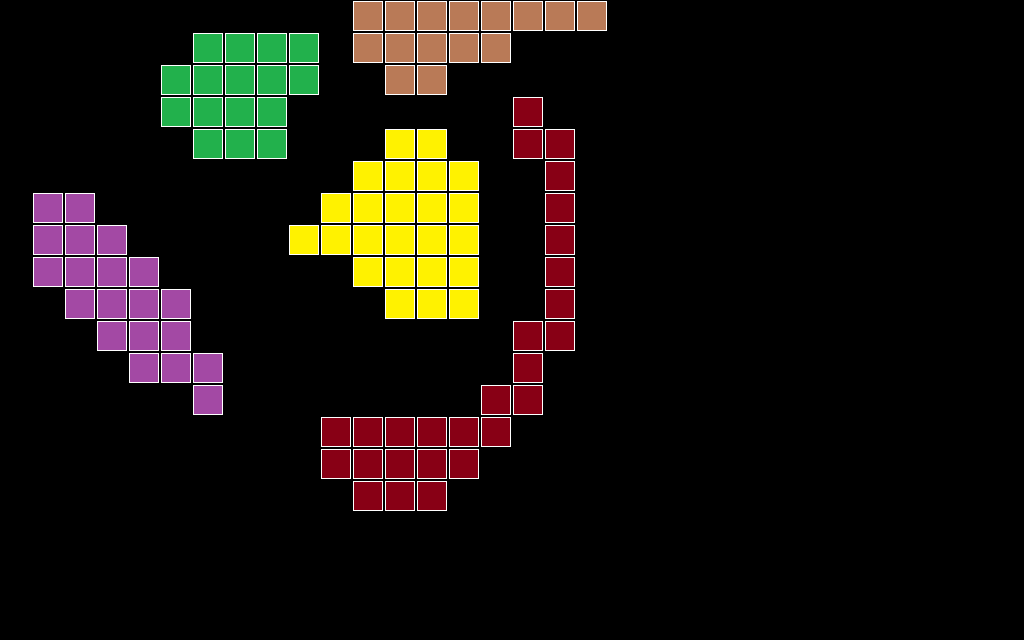

A level layout from a 2D game, rendered from its tile map. Below: a short description, then the map file with tile-grid data replaced by summaries:
An orthogonal 32x20 tile map with 32x32 px tiles, 1 tile layer (Vrstva dlaždic 1).

<map version="1.2" tiledversion="1.2.0" orientation="orthogonal" renderorder="right-down" width="32" height="20" tilewidth="32" tileheight="32" infinite="0" backgroundcolor="#000000" nextlayerid="5" nextobjectid="1">
 <tileset firstgid="1" name="ExperimentalTileSet" tilewidth="32" tileheight="32" tilecount="25" columns="5">
  <image source="Tileset.png" width="160" height="160" />
 </tileset>
 <layer id="4" name="Vrstva dlaždic 1" width="32" height="20">
  <data>[640 cells, 102 non-empty, 5 distinct tile ids]</data>
 </layer>
</map>